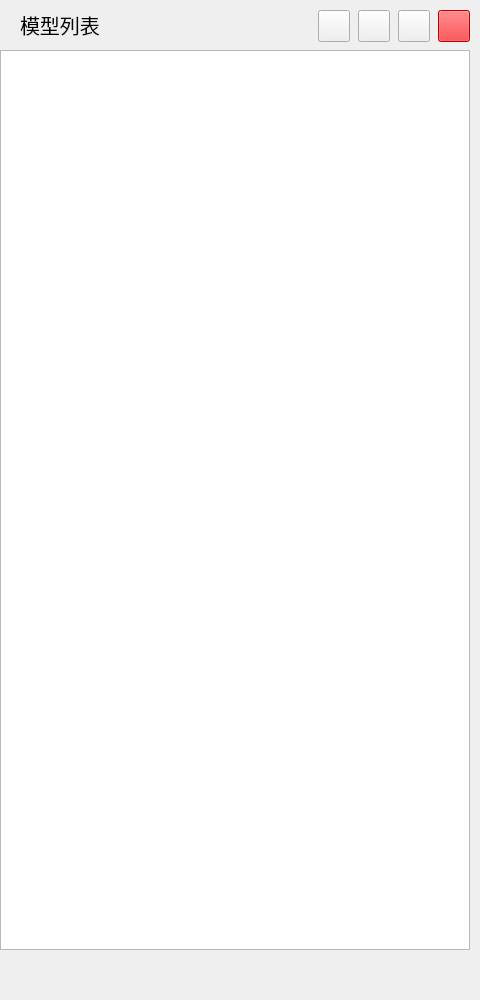
<?xml version="1.0" encoding="UTF-8"?>
<ui version="4.0">
 <class>JMC_Manager</class>
 <widget class="qMRMLWidget" name="JMC_Manager">
  <property name="geometry">
   <rect>
    <x>0</x>
    <y>0</y>
    <width>480</width>
    <height>1000</height>
   </rect>
  </property>
  <property name="styleSheet">
   <string notr="true"/>
  </property>
  <widget class="QWidget" name="widget" native="true">
   <property name="geometry">
    <rect>
     <x>0</x>
     <y>0</y>
     <width>480</width>
     <height>1000</height>
    </rect>
   </property>
   <widget class="QListWidget" name="ListWidget">
    <property name="geometry">
     <rect>
      <x>0</x>
      <y>50</y>
      <width>470</width>
      <height>900</height>
     </rect>
    </property>
    <property name="styleSheet">
     <string notr="true"/>
    </property>
    <property name="horizontalScrollBarPolicy">
     <enum>Qt::ScrollBarAlwaysOff</enum>
    </property>
    <property name="verticalScrollMode">
     <enum>QAbstractItemView::ScrollPerPixel</enum>
    </property>
    <property name="horizontalScrollMode">
     <enum>QAbstractItemView::ScrollPerPixel</enum>
    </property>
   </widget>
   <widget class="QPushButton" name="btnClose3D">
    <property name="geometry">
     <rect>
      <x>398</x>
      <y>10</y>
      <width>32</width>
      <height>32</height>
     </rect>
    </property>
    <property name="styleSheet">
     <string notr="true"/>
    </property>
    <property name="text">
     <string/>
    </property>
   </widget>
   <widget class="QLabel" name="label_19">
    <property name="geometry">
     <rect>
      <x>20</x>
      <y>10</y>
      <width>85</width>
      <height>29</height>
     </rect>
    </property>
    <property name="font">
     <font>
      <pointsize>15</pointsize>
     </font>
    </property>
    <property name="text">
     <string>模型列表</string>
    </property>
   </widget>
   <widget class="QPushButton" name="btnClose2D">
    <property name="geometry">
     <rect>
      <x>358</x>
      <y>10</y>
      <width>32</width>
      <height>32</height>
     </rect>
    </property>
    <property name="styleSheet">
     <string notr="true"/>
    </property>
    <property name="text">
     <string/>
    </property>
   </widget>
   <widget class="QPushButton" name="btnFresh">
    <property name="geometry">
     <rect>
      <x>318</x>
      <y>10</y>
      <width>32</width>
      <height>32</height>
     </rect>
    </property>
    <property name="text">
     <string/>
    </property>
   </widget>
   <widget class="QPushButton" name="btnReturn">
    <property name="geometry">
     <rect>
      <x>438</x>
      <y>10</y>
      <width>32</width>
      <height>32</height>
     </rect>
    </property>
    <property name="styleSheet">
     <string notr="true">background-color: rgb(255, 0, 4);</string>
    </property>
    <property name="text">
     <string/>
    </property>
   </widget>
  </widget>
 </widget>
 <customwidgets>
  <customwidget>
   <class>qMRMLWidget</class>
   <extends>QWidget</extends>
   <header>qMRMLWidget.h</header>
   <container>1</container>
  </customwidget>
 </customwidgets>
 <resources/>
 <connections/>
</ui>
